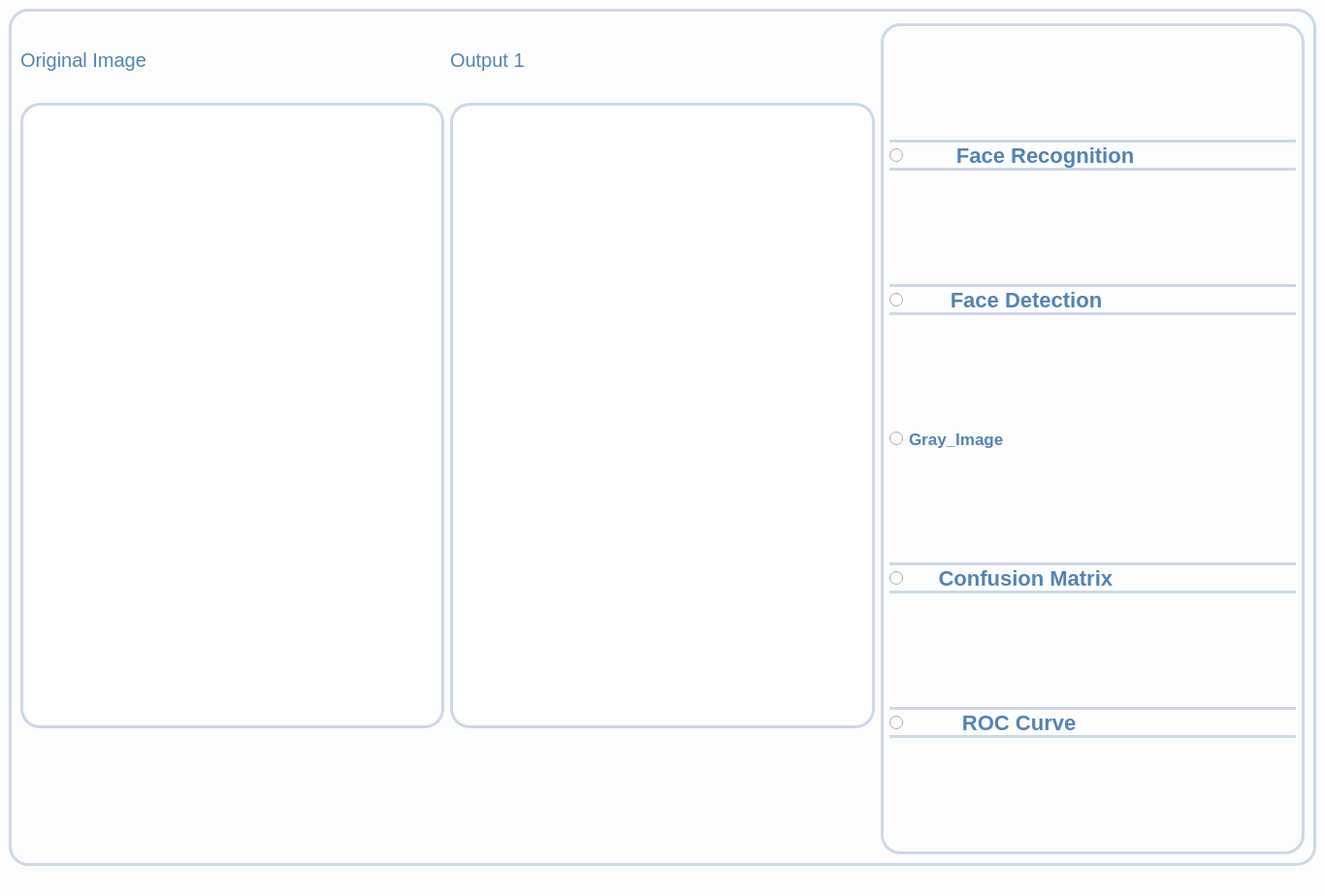
<?xml version="1.0" encoding="UTF-8"?>
<ui version="4.0">
 <class>MainWindow</class>
 <widget class="QMainWindow" name="MainWindow">
  <property name="geometry">
   <rect>
    <x>0</x>
    <y>0</y>
    <width>1366</width>
    <height>924</height>
   </rect>
  </property>
  <property name="windowTitle">
   <string>MainWindow</string>
  </property>
  <property name="styleSheet">
   <string notr="true">background:#fdfdfd;</string>
  </property>
  <widget class="QWidget" name="centralwidget">
   <layout class="QHBoxLayout" name="horizontalLayout">
    <item>
     <widget class="QGroupBox" name="groupBox_3">
      <property name="maximumSize">
       <size>
        <width>1877</width>
        <height>900</height>
       </size>
      </property>
      <property name="styleSheet">
       <string notr="true">background:#fdfdfd;
  border: 3px solid#ccd8e8;
  border-radius: 20px;</string>
      </property>
      <property name="title">
       <string/>
      </property>
      <layout class="QGridLayout" name="gridLayout_7">
       <item row="0" column="2">
        <widget class="QWidget" name="widget_11" native="true">
         <property name="sizePolicy">
          <sizepolicy hsizetype="Expanding" vsizetype="Expanding">
           <horstretch>0</horstretch>
           <verstretch>0</verstretch>
          </sizepolicy>
         </property>
         <property name="styleSheet">
          <string notr="true">
background:#fdfdfd;
  border: 3px solid #ccd8e8;
  border-radius: 20px;</string>
         </property>
         <layout class="QHBoxLayout" name="horizontalLayout_23">
          <item>
           <layout class="QVBoxLayout" name="verticalLayout_9">
            <item>
             <layout class="QVBoxLayout" name="verticalLayout_10">
              <item>
               <spacer name="verticalSpacer_6">
                <property name="orientation">
                 <enum>Qt::Vertical</enum>
                </property>
                <property name="sizeHint" stdset="0">
                 <size>
                  <width>20</width>
                  <height>40</height>
                 </size>
                </property>
               </spacer>
              </item>
              <item>
               <widget class="QRadioButton" name="RadioButton_Recog">
                <property name="font">
                 <font>
                  <pointsize>1</pointsize>
                  <weight>75</weight>
                  <bold>true</bold>
                 </font>
                </property>
                <property name="styleSheet">
                 <string notr="true">Font-size:22px;
font-weight:bold;
background:#fdfdfd;
color:#5583ad;
 border-top: 3px solid #ccd8e8;
 border-bottom: 3px solid#ccd8e8;
border-left:None;
border-right:None;
</string>
                </property>
                <property name="text">
                 <string>        Face Recognition  </string>
                </property>
                <property name="checked">
                 <bool>false</bool>
                </property>
               </widget>
              </item>
              <item>
               <spacer name="verticalSpacer_5">
                <property name="orientation">
                 <enum>Qt::Vertical</enum>
                </property>
                <property name="sizeHint" stdset="0">
                 <size>
                  <width>20</width>
                  <height>40</height>
                 </size>
                </property>
               </spacer>
              </item>
              <item>
               <widget class="QRadioButton" name="RadioButton_detect">
                <property name="font">
                 <font>
                  <pointsize>1</pointsize>
                  <weight>75</weight>
                  <bold>true</bold>
                 </font>
                </property>
                <property name="styleSheet">
                 <string notr="true">Font-size:22px;
font-weight:bold;
background:#fdfdfd;
color:#5583ad;
 border-top: 3px solid #ccd8e8;
 border-bottom: 3px solid#ccd8e8;
border-left:None;
border-right:None;
</string>
                </property>
                <property name="text">
                 <string>       Face Detection</string>
                </property>
                <property name="checked">
                 <bool>false</bool>
                </property>
               </widget>
              </item>
              <item>
               <spacer name="verticalSpacer_3">
                <property name="orientation">
                 <enum>Qt::Vertical</enum>
                </property>
                <property name="sizeHint" stdset="0">
                 <size>
                  <width>20</width>
                  <height>40</height>
                 </size>
                </property>
               </spacer>
              </item>
              <item>
               <widget class="QRadioButton" name="radioButton_Gray_Img_2">
                <property name="styleSheet">
                 <string notr="true">Font-size:17px;
font-weight:bold;
background:#fdfdfd;
color:#5583ad;

border:None;</string>
                </property>
                <property name="text">
                 <string>Gray_Image</string>
                </property>
               </widget>
              </item>
              <item>
               <spacer name="verticalSpacer_4">
                <property name="orientation">
                 <enum>Qt::Vertical</enum>
                </property>
                <property name="sizeHint" stdset="0">
                 <size>
                  <width>20</width>
                  <height>40</height>
                 </size>
                </property>
               </spacer>
              </item>
              <item>
               <widget class="QRadioButton" name="RadioButton_C_matrix">
                <property name="font">
                 <font>
                  <pointsize>1</pointsize>
                  <weight>75</weight>
                  <bold>true</bold>
                 </font>
                </property>
                <property name="styleSheet">
                 <string notr="true">Font-size:22px;
font-weight:bold;
background:#fdfdfd;
color:#5583ad;
 border-top: 3px solid #ccd8e8;
 border-bottom: 3px solid#ccd8e8;
border-left:None;
border-right:None;
</string>
                </property>
                <property name="text">
                 <string>     Confusion Matrix</string>
                </property>
                <property name="checked">
                 <bool>false</bool>
                </property>
               </widget>
              </item>
              <item>
               <spacer name="verticalSpacer">
                <property name="orientation">
                 <enum>Qt::Vertical</enum>
                </property>
                <property name="sizeHint" stdset="0">
                 <size>
                  <width>20</width>
                  <height>40</height>
                 </size>
                </property>
               </spacer>
              </item>
              <item>
               <widget class="QRadioButton" name="RadioButton_Roc">
                <property name="font">
                 <font>
                  <pointsize>1</pointsize>
                  <weight>75</weight>
                  <bold>true</bold>
                 </font>
                </property>
                <property name="styleSheet">
                 <string notr="true">Font-size:22px;
font-weight:bold;
background:#fdfdfd;
color:#5583ad;
 border-top: 3px solid #ccd8e8;
 border-bottom: 3px solid#ccd8e8;
border-left:None;
border-right:None;
</string>
                </property>
                <property name="text">
                 <string>         ROC Curve</string>
                </property>
                <property name="checked">
                 <bool>false</bool>
                </property>
               </widget>
              </item>
              <item>
               <spacer name="verticalSpacer_2">
                <property name="orientation">
                 <enum>Qt::Vertical</enum>
                </property>
                <property name="sizeHint" stdset="0">
                 <size>
                  <width>20</width>
                  <height>40</height>
                 </size>
                </property>
               </spacer>
              </item>
             </layout>
            </item>
           </layout>
          </item>
         </layout>
        </widget>
       </item>
       <item row="0" column="1">
        <layout class="QVBoxLayout" name="verticalLayout_3">
         <item>
          <widget class="QLabel" name="label_param_33">
           <property name="font">
            <font>
             <pointsize>1</pointsize>
             <weight>75</weight>
             <bold>true</bold>
            </font>
           </property>
           <property name="styleSheet">
            <string notr="true">Font-size:17px;
font-weight:bold;
background:#fdfdfd;
color:#5583ad;

border:None;</string>
           </property>
           <property name="text">
            <string/>
           </property>
          </widget>
         </item>
         <item>
          <widget class="QLabel" name="Label_output_2">
           <property name="font">
            <font>
             <pointsize>1</pointsize>
            </font>
           </property>
           <property name="styleSheet">
            <string notr="true">Font-size:20px;
color:Black;
background:#fdfdfd;
color:#5583ad;
border:None;
</string>
           </property>
           <property name="text">
            <string>Output 1</string>
           </property>
          </widget>
         </item>
         <item>
          <widget class="QLabel" name="label_param_18">
           <property name="font">
            <font>
             <pointsize>1</pointsize>
             <weight>75</weight>
             <bold>true</bold>
            </font>
           </property>
           <property name="styleSheet">
            <string notr="true">Font-size:17px;
font-weight:bold;
background:#fdfdfd;
color:#5583ad;

border:None;</string>
           </property>
           <property name="text">
            <string/>
           </property>
          </widget>
         </item>
         <item>
          <widget class="QLabel" name="Widget_Output">
           <property name="sizePolicy">
            <sizepolicy hsizetype="Expanding" vsizetype="Expanding">
             <horstretch>0</horstretch>
             <verstretch>0</verstretch>
            </sizepolicy>
           </property>
           <property name="minimumSize">
            <size>
             <width>100</width>
             <height>100</height>
            </size>
           </property>
           <property name="styleSheet">
            <string notr="true">background-color:white;
  border: 3px solid #ccd8e8;
border-radius:20px;</string>
           </property>
          </widget>
         </item>
         <item>
          <widget class="QLabel" name="label_param_14">
           <property name="font">
            <font>
             <pointsize>1</pointsize>
             <weight>75</weight>
             <bold>true</bold>
            </font>
           </property>
           <property name="styleSheet">
            <string notr="true">Font-size:17px;
font-weight:bold;
background:#fdfdfd;
color:#5583ad;

border:None;</string>
           </property>
           <property name="text">
            <string/>
           </property>
          </widget>
         </item>
         <item>
          <widget class="QLabel" name="label_param_21">
           <property name="font">
            <font>
             <pointsize>1</pointsize>
             <weight>75</weight>
             <bold>true</bold>
            </font>
           </property>
           <property name="styleSheet">
            <string notr="true">Font-size:17px;
font-weight:bold;
background:#fdfdfd;
color:#5583ad;

border:None;</string>
           </property>
           <property name="text">
            <string/>
           </property>
          </widget>
         </item>
         <item>
          <widget class="QLabel" name="label_param_16">
           <property name="font">
            <font>
             <pointsize>1</pointsize>
             <weight>75</weight>
             <bold>true</bold>
            </font>
           </property>
           <property name="styleSheet">
            <string notr="true">Font-size:17px;
font-weight:bold;
background:#fdfdfd;
color:#5583ad;

border:None;</string>
           </property>
           <property name="text">
            <string/>
           </property>
          </widget>
         </item>
         <item>
          <widget class="QLabel" name="label_param_15">
           <property name="font">
            <font>
             <pointsize>1</pointsize>
             <weight>75</weight>
             <bold>true</bold>
            </font>
           </property>
           <property name="styleSheet">
            <string notr="true">Font-size:17px;
font-weight:bold;
background:#fdfdfd;
color:#5583ad;

border:None;</string>
           </property>
           <property name="text">
            <string/>
           </property>
          </widget>
         </item>
         <item>
          <widget class="QLabel" name="label_param_13">
           <property name="font">
            <font>
             <pointsize>1</pointsize>
             <weight>75</weight>
             <bold>true</bold>
            </font>
           </property>
           <property name="styleSheet">
            <string notr="true">Font-size:17px;
font-weight:bold;
background:#fdfdfd;
color:#5583ad;

border:None;</string>
           </property>
           <property name="text">
            <string/>
           </property>
          </widget>
         </item>
        </layout>
       </item>
       <item row="0" column="0">
        <layout class="QVBoxLayout" name="verticalLayout_4">
         <item>
          <widget class="QLabel" name="label_param_32">
           <property name="font">
            <font>
             <pointsize>1</pointsize>
             <weight>75</weight>
             <bold>true</bold>
            </font>
           </property>
           <property name="styleSheet">
            <string notr="true">Font-size:17px;
font-weight:bold;
background:#fdfdfd;
color:#5583ad;

border:None;</string>
           </property>
           <property name="text">
            <string/>
           </property>
          </widget>
         </item>
         <item>
          <widget class="QLabel" name="label_13">
           <property name="font">
            <font>
             <pointsize>1</pointsize>
            </font>
           </property>
           <property name="styleSheet">
            <string notr="true">Font-size:20px;
color:Black;
background:#fdfdfd;
color:#5583ad;
border:None;
</string>
           </property>
           <property name="text">
            <string>Original Image</string>
           </property>
          </widget>
         </item>
         <item>
          <widget class="QLabel" name="label_param_28">
           <property name="font">
            <font>
             <pointsize>1</pointsize>
             <weight>75</weight>
             <bold>true</bold>
            </font>
           </property>
           <property name="styleSheet">
            <string notr="true">Font-size:17px;
font-weight:bold;
background:#fdfdfd;
color:#5583ad;

border:None;</string>
           </property>
           <property name="text">
            <string/>
           </property>
          </widget>
         </item>
         <item>
          <widget class="QLabel" name="Widget_Org_Image">
           <property name="sizePolicy">
            <sizepolicy hsizetype="Expanding" vsizetype="Expanding">
             <horstretch>0</horstretch>
             <verstretch>0</verstretch>
            </sizepolicy>
           </property>
           <property name="minimumSize">
            <size>
             <width>100</width>
             <height>100</height>
            </size>
           </property>
           <property name="styleSheet">
            <string notr="true">background-color:white;
  border: 3px solid #ccd8e8;
border-radius:20px;</string>
           </property>
          </widget>
         </item>
         <item>
          <widget class="QLabel" name="label_param_24">
           <property name="font">
            <font>
             <pointsize>1</pointsize>
             <weight>75</weight>
             <bold>true</bold>
            </font>
           </property>
           <property name="styleSheet">
            <string notr="true">Font-size:17px;
font-weight:bold;
background:#fdfdfd;
color:#5583ad;

border:None;</string>
           </property>
           <property name="text">
            <string/>
           </property>
          </widget>
         </item>
         <item>
          <widget class="QLabel" name="label_param_31">
           <property name="font">
            <font>
             <pointsize>1</pointsize>
             <weight>75</weight>
             <bold>true</bold>
            </font>
           </property>
           <property name="styleSheet">
            <string notr="true">Font-size:17px;
font-weight:bold;
background:#fdfdfd;
color:#5583ad;

border:None;</string>
           </property>
           <property name="text">
            <string/>
           </property>
          </widget>
         </item>
         <item>
          <widget class="QLabel" name="label_param_29">
           <property name="font">
            <font>
             <pointsize>1</pointsize>
             <weight>75</weight>
             <bold>true</bold>
            </font>
           </property>
           <property name="styleSheet">
            <string notr="true">Font-size:17px;
font-weight:bold;
background:#fdfdfd;
color:#5583ad;

border:None;</string>
           </property>
           <property name="text">
            <string/>
           </property>
          </widget>
         </item>
         <item>
          <widget class="QLabel" name="label_param_26">
           <property name="font">
            <font>
             <pointsize>1</pointsize>
             <weight>75</weight>
             <bold>true</bold>
            </font>
           </property>
           <property name="styleSheet">
            <string notr="true">Font-size:17px;
font-weight:bold;
background:#fdfdfd;
color:#5583ad;

border:None;</string>
           </property>
           <property name="text">
            <string/>
           </property>
          </widget>
         </item>
         <item>
          <widget class="QLabel" name="label_param_22">
           <property name="font">
            <font>
             <pointsize>1</pointsize>
             <weight>75</weight>
             <bold>true</bold>
            </font>
           </property>
           <property name="styleSheet">
            <string notr="true">Font-size:17px;
font-weight:bold;
background:#fdfdfd;
color:#5583ad;

border:None;</string>
           </property>
           <property name="text">
            <string/>
           </property>
          </widget>
         </item>
        </layout>
       </item>
      </layout>
     </widget>
    </item>
   </layout>
  </widget>
  <widget class="QMenuBar" name="menubar">
   <property name="geometry">
    <rect>
     <x>0</x>
     <y>0</y>
     <width>1366</width>
     <height>26</height>
    </rect>
   </property>
  </widget>
  <widget class="QStatusBar" name="statusbar"/>
 </widget>
 <resources/>
 <connections/>
</ui>
